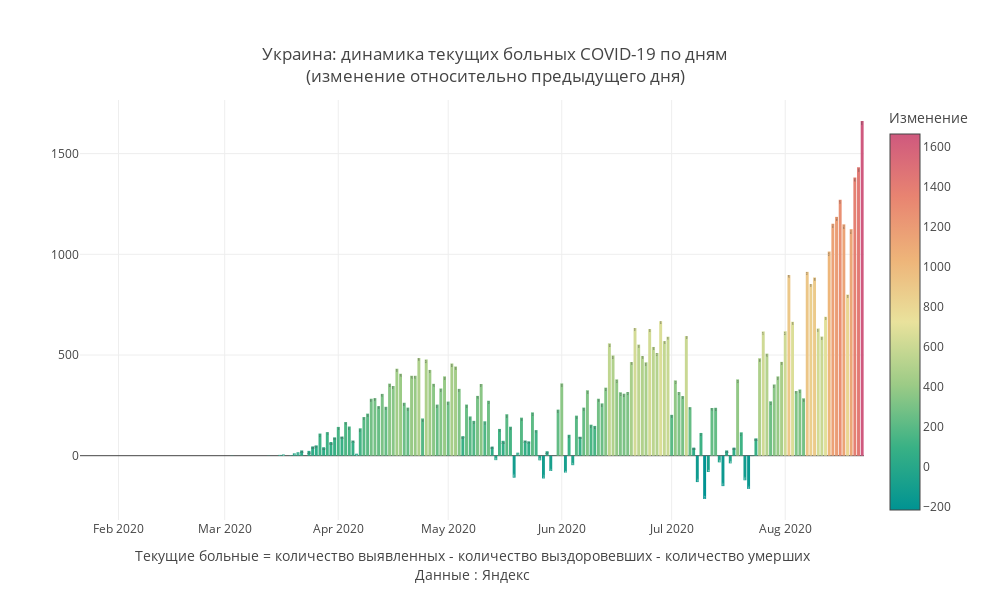

The notebook cell this image was saved under:
### Code cell
mask = X.Country ==my_country
#mask = (X.Date>'2020-05-01')&(X.Region==my_region)
Y = X[mask]

#Y['base'] = Y['Change_dayconf']*Y['Change_dayconf'].apply(lambda d:0 if d>0 else 1)
Y['Date']= pd.to_datetime(Y.Date)
fig = go.Figure()
fig.add_trace(
              go.Bar(x = Y.Date,y=Y.Change_remill,text = Y['Change_remill'],textposition = 'inside',
                
                #marker_color=Y['Change_remill'].apply(lambda d:'crimson' if d>0 else 'green'),
                marker_color = Y['Change_remill'],marker_colorscale = 'Temps',marker_colorbar ={'tickmode':'auto',
                                    'title':{'text':'Изменение','side':'top'}})     
                )
fig.update_layout(
    annotations=[
#         dict(
#             x='2020-04-13',
#             y=10594,
#             xref="x",
#             yref="y",
#             text="Введение<br>пропускной<br>системы в Москве",
#             showarrow=True,
#             arrowhead=2,
#             ax=0,
#             ay=-60),
#         dict(
#             x='2020-06-09',
#             y=-3877,
#             xref="x",
#             yref="y",
#             text="Отмена<br>пропускной<br>системы в Москве",
#             showarrow=True,
#             arrowhead=2,
#             ax=-20,
#             ay=40),
#         dict(
#             x='2020-05-20',
#             y=-2816,
#             xref="x",
#             yref="y",
#             text="20 мая",
#             showarrow=True,
#             arrowhead=2,
#             ax=-20,
#             ay=40),
        
        dict(x=0.5,y=-0.15,
            showarrow=False,
            text="",
            xref="paper",
            yref="paper")],
                  title=f'{my_country}: динамика текущих больных COVID-19 по дням<br>(изменение относительно предыдущего дня)',
                  title_x = 0.5,
                  title_y= 0.9,
                  title_xanchor = "center",
                  title_yanchor = "bottom", 
                  legend_x = 0.05,legend_y = 0.98,
                  width = 990, height = 600,template = 'gridon',
    
    
                  xaxis_title='Текущие больные = количество выявленных - количество выздоровевших - количество умерших'+
                               '<br>Данные : Яндекс',
    yaxis_title = ' '
)


fig.show()

### Figure 1 — Plotly figure (JSON) as saved in the notebook; plotly's stock layout.template omitted (floating-point values rounded to 4 significant figures; data arrays with more than 128 entries replaced by an {"elided": "..."} marker saying what was removed)
{"data": [{"marker": {"color": {"elided": "214 int values"}, "colorbar": {"tickmode": "auto", "title": {"side": "top", "text": "Изменение"}}, "colorscale": [[0, "rgb(0, 147, 146)"], [0.1667, "rgb(57, 177, 133)"], [0.3333, "rgb(156, 203, 134)"], [0.5, "rgb(233, 226, 156)"], [0.6667, "rgb(238, 180, 121)"], [0.8333, "rgb(232, 132, 113)"], [1, "rgb(207, 89, 126)"]]}, "text": {"elided": "214 int values"}, "textposition": "inside", "type": "bar", "x": {"elided": "214 str values"}, "y": {"elided": "214 int values"}}], "layout": {"annotations": [{"showarrow": false, "text": "", "x": 0.5, "xref": "paper", "y": -0.15, "yref": "paper"}], "height": 600, "legend": {"x": 0.05, "y": 0.98}, "title": {"text": "Украина: динамика текущих больных COVID-19 по дням<br>(изменение относительно предыдущего дня)", "x": 0.5, "xanchor": "center", "y": 0.9, "yanchor": "bottom"}, "width": 990, "xaxis": {"title": {"text": "Текущие больные = количество выявленных - количество выздоровевших - количество умерших<br>Данные : Яндекс"}}, "yaxis": {"title": {"text": " "}}}}
